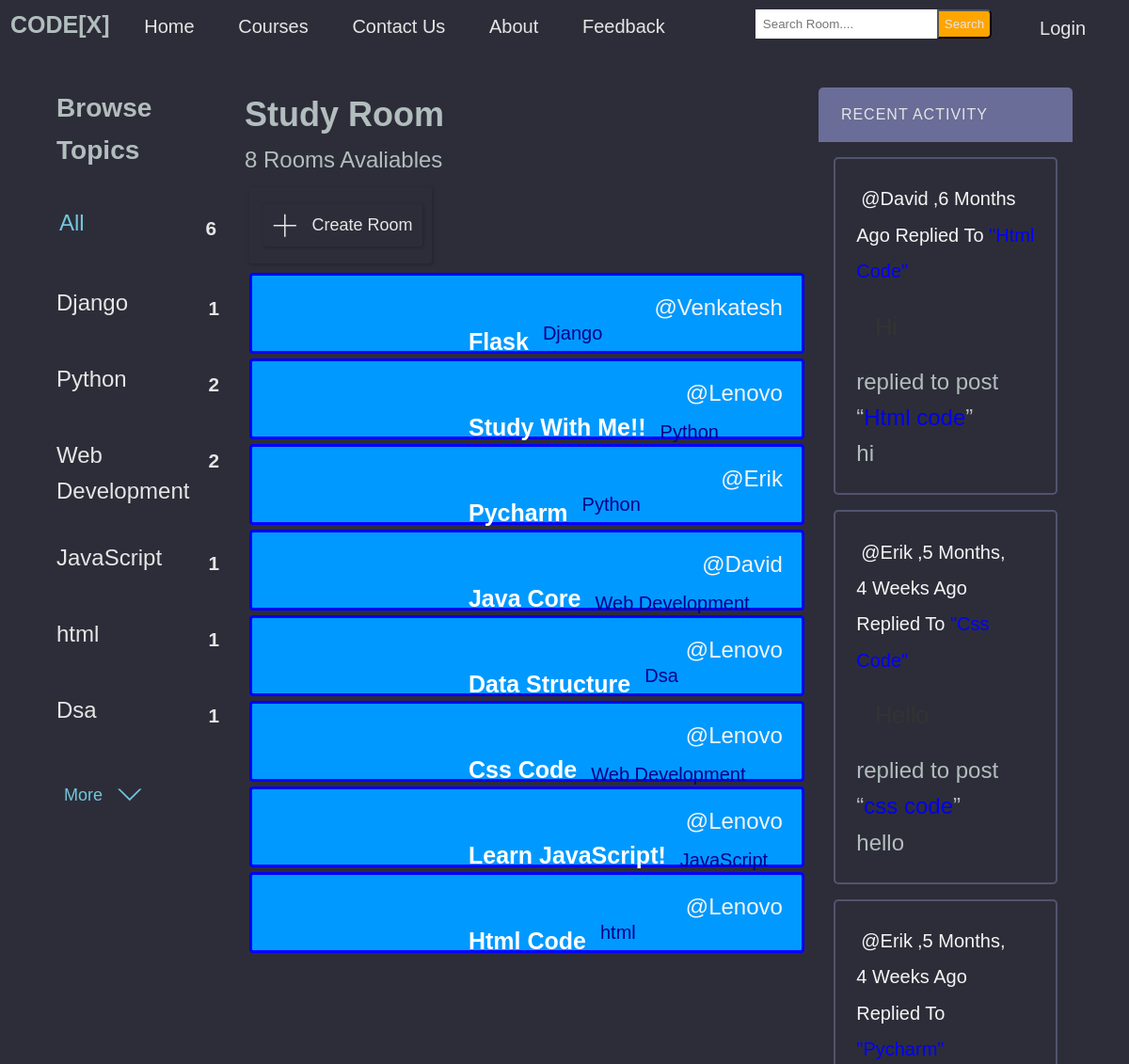
The app's page / (upper part), older data.
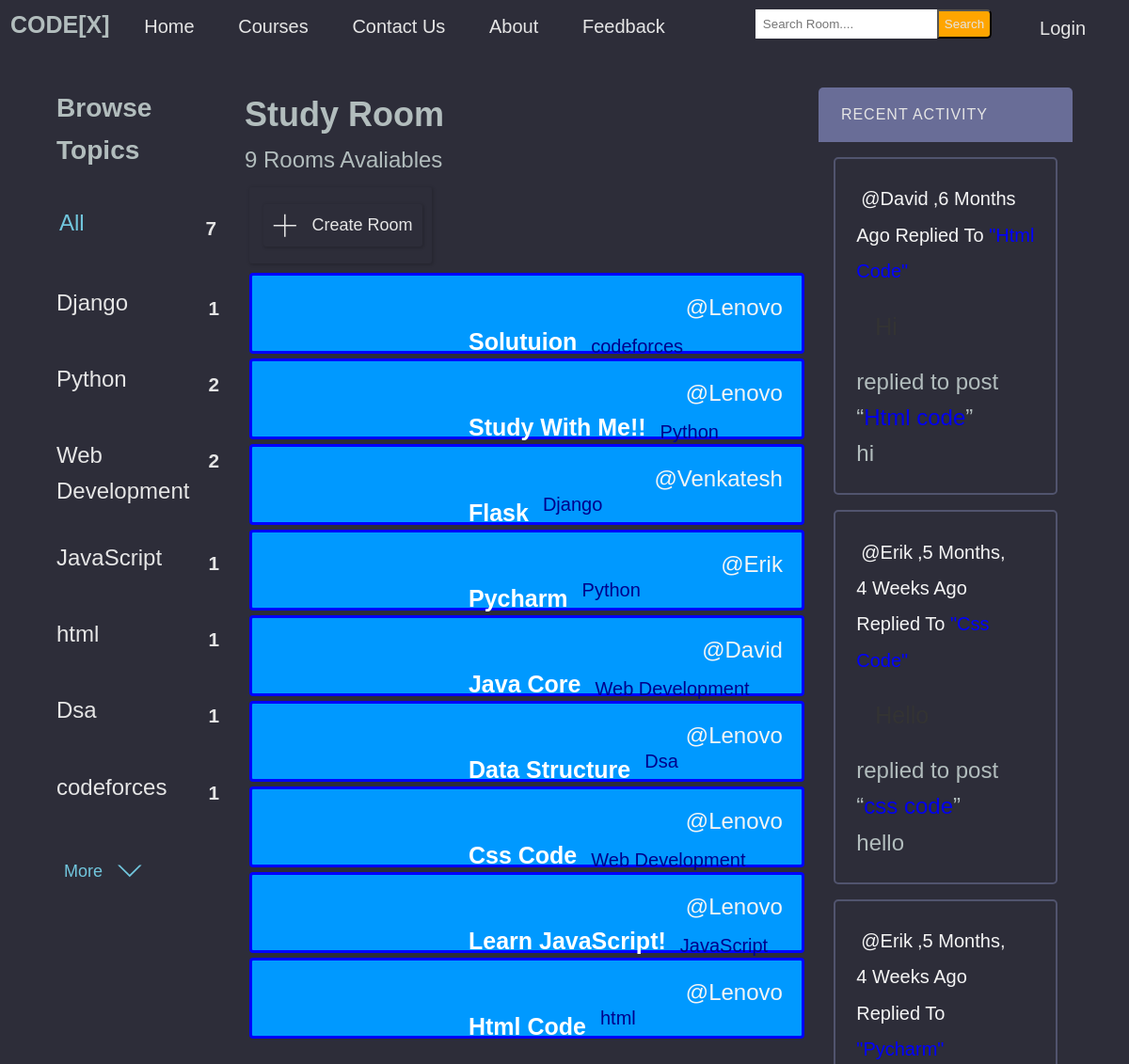
The same page, newer data.
### base/models.py (models this page shows, shortened)
class Topic(models.Model):
    name = models.CharField(max_length=200)

class Room(models.Model):
    host =  models.ForeignKey(User, on_delete=models.SET_NULL,null=True)
    topic = models.ForeignKey(Topic, on_delete=models.SET_NULL,null=True)
    name =  models.CharField(max_length= 200)
    description = models.TextField(null= True, blank= True)
    participants= models.ManyToManyField(User, related_name='participants', blank=True)
    updated= models.DateTimeField(auto_now= True)
    created= models.DateTimeField(auto_now_add=True)
    class Meta:
        ordering = ['-updated','-created']
    def __str__(self):
        return self.name

class Message(models.Model):
    user= models.ForeignKey(User, on_delete=models.CASCADE)
    room = models.ForeignKey(Room, on_delete=models.CASCADE)
    body = models.TextField()
    updated= models.DateTimeField(auto_now= True)
    created = models.DateTimeField(auto_now_add=True)
    def __str__(self):
        return self.body[0:50]

### base/views.py (the view)
# urls.py: path('',views.home, name="home"),
def home(request):
    q = request.GET.get('q') if request.GET.get('q') != None else ''
    rooms = Room.objects.filter(
        Q(topic__name__icontains=q) |
        Q(name__icontains=q) |
        Q(description__icontains=q))
    room_count= rooms.count()
    topics = Topic.objects.all()
    room_message = Message.objects.filter(Q(room__topic__name__icontains=q))
    context = {'rooms': rooms ,'topics': topics,'room_count': room_count,'room_message': room_message}
    return render(request, 'base/home.html',context )

### base/templates/base/home.html (shortened to what this page needs)
{% extends 'main.html' %}
{% block content %}
<div class="layout layout--3">
    <div class="home-container">
        <div>
            {% include 'base/topics_component.html' %}
        </div>
        <div class="roomlist">
            <h2>Study Room</h2>
            <p>{{room_count}} Rooms Avaliables</p>
            <div class="btn">
                <a class="btn btn--main" href="{% url 'create-room' %}">
                    <svg version="1.1" xmlns="http://www.w3.org/2000/svg" width="32" height="32" viewBox="0 0 32 32">
                    <title>add</title>
                    <path
                      d="M16.943 0.943h-1.885v14.115h-14.115v1.885h14.115v14.115h1.885v-14.115h14.115v-1.885h-14.115v-14.115z">
                    </path>
                </svg>Create Room</a>
            </div>
            <div>
                {% include 'base/feed_component.html' %}
            </div>
        </div>
        <div>
            {% include 'base/activity_component.html' %}
        </div>
    </div>
</div>
{% endblock content %}

### base/templates/base/topics_component.html (shortened to what this page needs)
<div class="topics-container">
    <div class="topics__header">
        <h3> Browse Topics </h3>
    </div>
    <ul class="topics__list">
        <li>
            <a href="{% url 'home' %}" class="active">All<span>{{topics.count}}</span></a>
        </li>
        {% for topic in topics %}
            <li>
                <a href="{% url 'home' %}?q={{topic.name}}">{{topic.name}}<span>{{topic.room_set.all.count}}</span></a>
            </li>
        {% endfor %}
    </ul>
    <a class="btn btn--link" href="{% url 'course' %}">More
        <svg version="1.1" xmlns="http://www.w3.org/2000/svg" width="32" height="32" viewBox="0 0 32 32">
            <title>chevron-down</title>
            <path d="M16 21l-13-13h-3l16 16 16-16h-3l-13 13z"></path>
        </svg>
    </a>
</div>

### base/templates/base/feed_component.html (shortened to what this page needs)
<div>
    {% for room in rooms %}
    <div class="feed-component">
        <a class="room-host" href="{% url 'user-profile' room.host.id %}">@{{room.host.username}}</a>
        <h5><a class="feed-room" href= "{% url 'room' room.id %}">{{room.name}}</a></h5>
        <small class="feed-topic-name" >{{room.topic.name}} </small>
    </div>
    {% endfor %}
</div>

### base/templates/base/activity_component.html (shortened to what this page needs)
<div class="activities">
    <div class="activities__header">
        <h2> Recent Activity </h2>
    </div>
    {% for message in room_message %}
        <div class="activities__box">
            <div>
                <small class="m_e_s"><a class="message-user" href="{% url 'user-profile' message.user.id %}">@{{ message.user }}</a>,{{message.created|timesince}} ago replied to </small>
                <small class="mess-room">"{{message.room}}"</small>
                <p class="user-message">{{message}}</p>
            </div>
            <div class="activities__boxContent">
                <p>replied to post “<a href="{% url 'room' message.room.id %}">{{message.room}}</a>”</p>
                <div class="activities__boxRoomContent">{{message.body}}</div>
            </div>
        </div>
    {% endfor %}
</div>

Row changes from the older to the newer data that the page shows:
added Topic: name "codeforces", room_set.all.count "1"
added Room: host.username "Lenovo", name "Solutuion", topic.name "codeforces"
changed Room "Study With Me!!": moves up the list
Text that changed along with them:
{{ topics.count }}: "6" → "7"
{{ room_count }}: "8" → "9"
